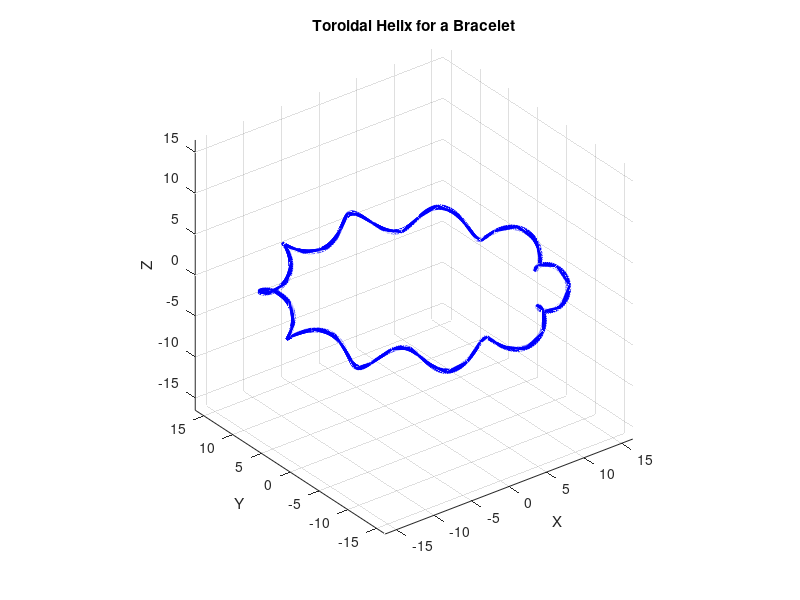

Here is the MATLAB script that generated this plot:
% Challenge: Parameterize a curve that will make a nice ring or bracelet. 
% Or, parameterize the curve on this barrel cam or the motion of the follower. 

% totoroisal helix for a bracelent or ring

% parameters 
R = 15;    % Major radius (radius of the ring itself)
r = 3;     % Minor radius (thickness of the ring)
w = 1.5;   % helix width
N = 10;    % # helical loops
n = 500;   % # points

theta = linspace(0, 2*pi*N, n);

% parametric equations 
x = (R + w * cos(N * theta)) .* cos(theta);
y = (R + w * cos(N * theta)) .* sin(theta);
z = w * sin(N * theta);

% plot the toroidal helix
figure;
plot3(x, y, z, 'b', 'LineWidth', 2);
axis equal;
grid on;
xlabel('X'); ylabel('Y'); zlabel('Z');
title('Toroidal Helix for a Bracelet');
